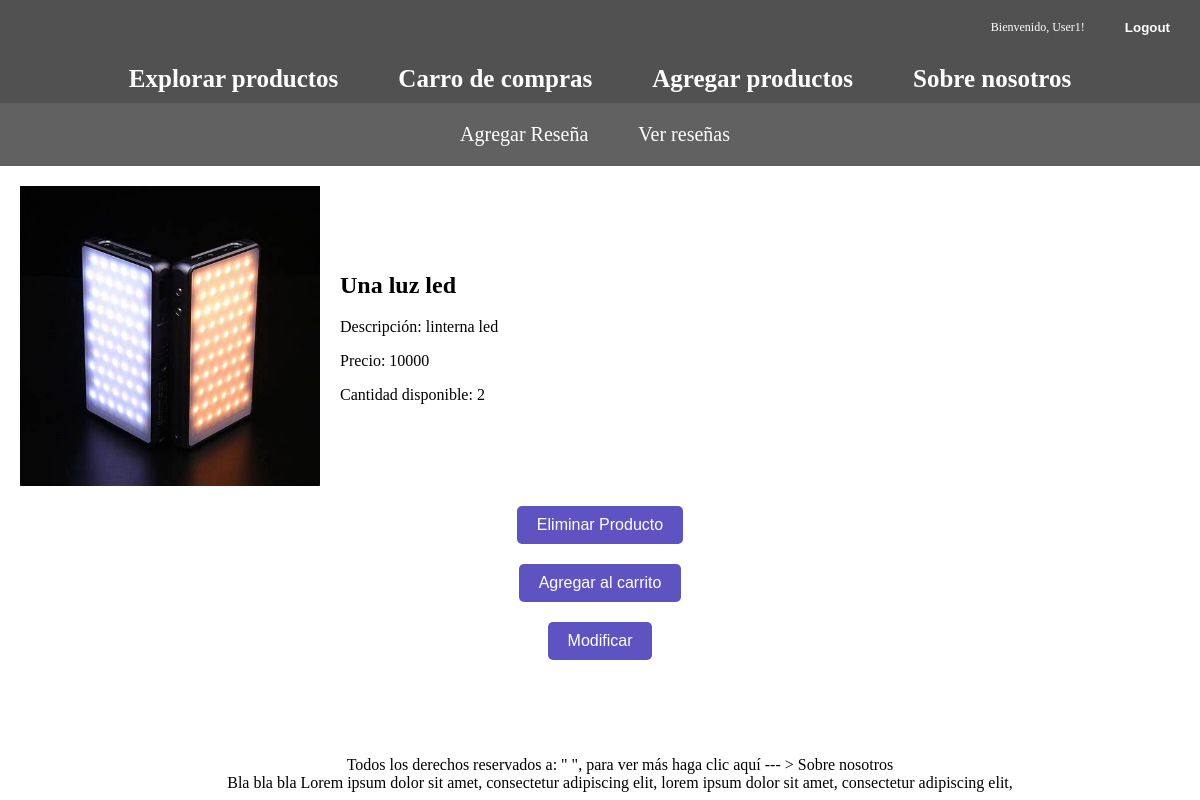
Screenshot of /producto/1/ (signed in) with the database file from the repository.
### carrito/models.py (models this page shows, shortened)
class Product(models.Model):
    name = models.CharField(max_length=100)
    description = models.TextField()
    price = models.CharField(max_length=100)
    quantity = models.PositiveIntegerField(default=0)
    image = models.ImageField(upload_to='products/')

### carrito/views.py (the view)
# urls.py: path('producto/<int:pk>/', views.producto_detalle, name='producto_detalle'),
@login_required(login_url='login')
def producto_detalle(request, pk):
    product = get_object_or_404(Product, pk=pk)
    if not request.session.get('is_active'):
        return redirect('login')
    return render(request, 'detalle_productos.html', {'product': product})

### carrito/templates/detalle_productos.html (shortened to what this page needs)
{% extends 'base.html' %}
    {% block content %}
    <nav class="sub-nav">
        <ul>
            <li><a href="{% url 'agregar_resena' product.id %}" class="btn">Agregar Reseña</a></li>
            <li><a href="{% url 'reseñas' %}" class="btn">Ver reseñas</a></li>
        </ul>
    </nav>
    <div class="container">
        <div class="product-detail">
            <img src="{{ product.image.url }}" alt="{{ product.name }}" style="max-width: 300px; max-height: 300px;">
            <div>
                <h2>{{ product.name }}</h2>
                <p>Descripción: {{ product.description }}</p>
                <p>Precio: {{ product.price }}</p>
                <p>Cantidad disponible: {{ product.quantity }}</p>
            </div>
        </div>
        <form method="POST" action="{% url 'eliminar_producto' product.id %}">
            <button type="submit">Eliminar Producto</button>
        </form>
        <form method="POST" action="{% url 'agregar_al_carro' product.id %}">
            <button type="submit">Agregar al carrito</button>
        </form>
        <form method="POST" action="{% url 'editar_producto' product.id %}">
            <button type="submit">Modificar</button>
        </form>
    </div>
    {% endblock %}

### carrito/templates/base.html (shortened to what this page needs)
{% load static %}
<!DOCTYPE html>
<html lang="es">
<head>
</head>
<body>
    <nav class="nav-principal">
        <div class="navegation">
            <div class="user-section">
                <ul>
                    {% if user.is_authenticated %}
                    <li class="username">Bienvenido, {{ user.username }}!</li>
                    <li class="logout-button">
                        <form action="{% url 'logout' %}" method="post">
                            <button type="submit">Logout</button>
                        </form>
                    </li>
                    {% endif %}
                </ul>
            </div>
            <div class="main-options">
                <ul>
                    <li><a href="{% url 'lista_productos' %}">Explorar productos</a></li>
                    <li><a href="{% url 'carroneitor' %}">Carro de compras</a></li>
                    <li><a href="{% url 'agregar_productos' %}">Agregar productos</a></li>
                    <li><a href="{% url 'sobre_nosotros' %}">Sobre nosotros</a></li>
                </ul>
            </div>
        </div>
    </nav>
    <footer>
        <p>Todos los derechos reservados a: " ", para ver más haga clic aquí --- > <a
                href="{% url 'sobre_nosotros' %}">Sobre nosotros</a><br>
            Bla bla bla Lorem ipsum dolor sit amet, consectetur adipiscing elit, lorem ipsum dolor sit amet,
            consectetur
            adipiscing elit,</p>
    </footer>
    {% block content %}
    {% endblock %}
</body>
</html>

### carrito/templates/base.html (style rules this page uses)
body { margin: 0; padding: 0; }
.container { max-width: 1200px; margin: 0 auto; padding: 20px; }
.nav-principal { background-color: #515151; font-size: 25px; padding: 0; margin: 0; }
.navegation ul { list-style: none; padding: 0; margin: 0; display: flex; justify-content: center; }
.navegation li { margin: 10px; }
.navegation a { text-decoration: none; color: #ffffff; font-weight: bold; padding: 10px 20px; border-radius: 5px; transition: background-color 0.3s ease; }
footer { background-color: #333; color: #000000; padding: 20px; text-align: center; position: fixed; bottom: 0; height: 40px; width: 100%; background-color: rgba(0, 0, 0, 0); margin: 0 auto; }
footer a { color: #000000; text-decoration: none; }
.user-section { display: flex; align-items: center; margin-left: auto; }
.user-section ul { list-style: none; padding: 0; margin: 0; display: flex; align-items: center; margin-left: auto; }
.user-section li { margin: 10px; font-size: 12px; color: #ffffff; }
.logout-button button { background-color: #515151; color: #ffffff; font-weight: bold; padding: 10px 20px; border-radius: 5px; transition: background-color 0.3s ease; border: none; cursor: pointer; }
.product-detail { display: flex; align-items: center; }
.product-detail img { max-width: 180px; margin-right: 20px; }
.product-detail h2 { font-size: 24px; }
.product-detail p { flex: 1; }

### carrito/templates/detalle_productos.html (style rules this page uses)
.sub-nav { background-color: #616161; font-size: 20px; color: #ffffff; padding: 0; display: flex; justify-content: center; }
.sub-nav ul { list-style: none; display: flex; padding: 0; }
.sub-nav a { color: #ffffff; padding: 10px 20px; border-radius: 5px; text-decoration: none; transition: background-color 0.3s ease; }
.sub-nav li { margin-right: 10px; }
.container form { display: flex; gap: 10px; margin-top: 20px; justify-content: center; }
.container button { padding: 10px 20px; font-size: 16px; background-color: #5d54c1; color: #fff; border: none; border-radius: 5px; cursor: pointer; }

### rows the page displays
Product: image (picture), name "Una luz led", description "linterna led", price "10000", quantity "2"

### other values shown
{{ user.username }} "User1"
